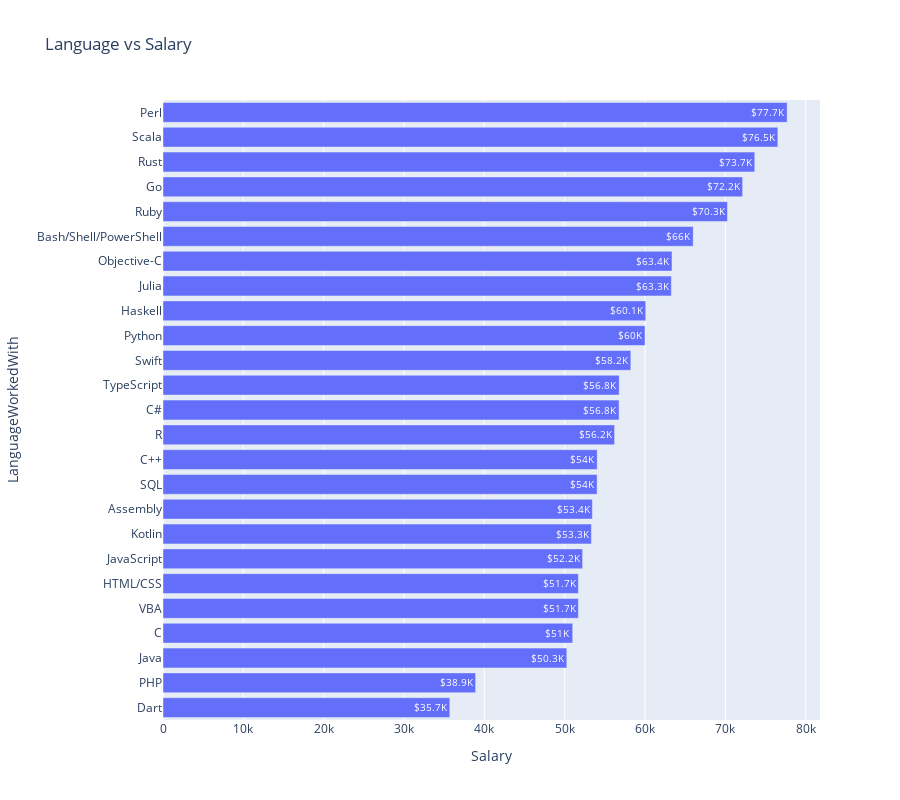

The cell this chart's notebook holds for it:
### Markdown cell above
### 2. How coding languages associated with salary?

### Code cell
lang_sal_df = df[(df["MainBranch"] == "I am a developer by profession")][["LanguageWorkedWith", "ConvertedComp"]]
lang_sal_df["LanguageWorkedWith"] = lang_sal_df["LanguageWorkedWith"].str.split(";")
lang_sal_df = lang_sal_df.explode("LanguageWorkedWith")
lang_sal_df = lang_sal_df.dropna(how="any", axis=0)
lang_sal_df = lang_sal_df.groupby(["LanguageWorkedWith"]).median()["ConvertedComp"].sort_values()
lang_sal_df = pd.DataFrame({"LanguageWorkedWith": lang_sal_df.index,  "Salary": lang_sal_df.values})
lang_sal_df["Label"] = lang_sal_df.apply(lambda row: "$" + human_format(round(row["Salary"], 0)), axis=1)

fig = px.bar(lang_sal_df, height=800, x="Salary", y="LanguageWorkedWith", orientation='h', title="Language vs Salary", text="Label")
fig.show()

### Figure 1 — Plotly figure (JSON) as saved in the notebook; plotly's stock layout.template omitted (floating-point values rounded to 4 significant figures)
{"data": [{"alignmentgroup": "True", "hovertemplate": "Salary=%{x}<br>LanguageWorkedWith=%{y}<br>Label=%{text}<extra></extra>", "legendgroup": "", "marker": {"color": "#636efa"}, "name": "", "offsetgroup": "", "orientation": "h", "showlegend": false, "text": ["$35.7K", "$38.9K", "$50.3K", "$51K", "$51.7K", "$51.7K", "$52.2K", "$53.3K", "$53.4K", "$54K", "$54K", "$56.2K", "$56.8K", "$56.8K", "$58.2K", "$60K", "$60.1K", "$63.3K", "$63.4K", "$66K", "$70.3K", "$72.2K", "$73.7K", "$76.5K", "$77.7K"], "textposition": "auto", "type": "bar", "x": [35700.0, 38916, 50268, 51000, 51704, 51704, 52230.0, 53328, 53448, 54039, 54049, 56211, 56774, 56788, 58236, 60000, 60090.0, 63281, 63360.0, 66000, 70264, 72154, 73661, 76536, 77694], "xaxis": "x", "y": ["Dart", "PHP", "Java", "C", "VBA", "HTML/CSS", "JavaScript", "Kotlin", "Assembly", "SQL", "C++", "R", "C#", "TypeScript", "Swift", "Python", "Haskell", "Julia", "Objective-C", "Bash/Shell/PowerShell", "Ruby", "Go", "Rust", "Scala", "Perl"], "yaxis": "y"}], "layout": {"barmode": "relative", "height": 800, "legend": {"tracegroupgap": 0}, "title": {"text": "Language vs Salary"}, "xaxis": {"anchor": "y", "domain": [0, 1], "title": {"text": "Salary"}}, "yaxis": {"anchor": "x", "domain": [0, 1], "title": {"text": "LanguageWorkedWith"}}}}
